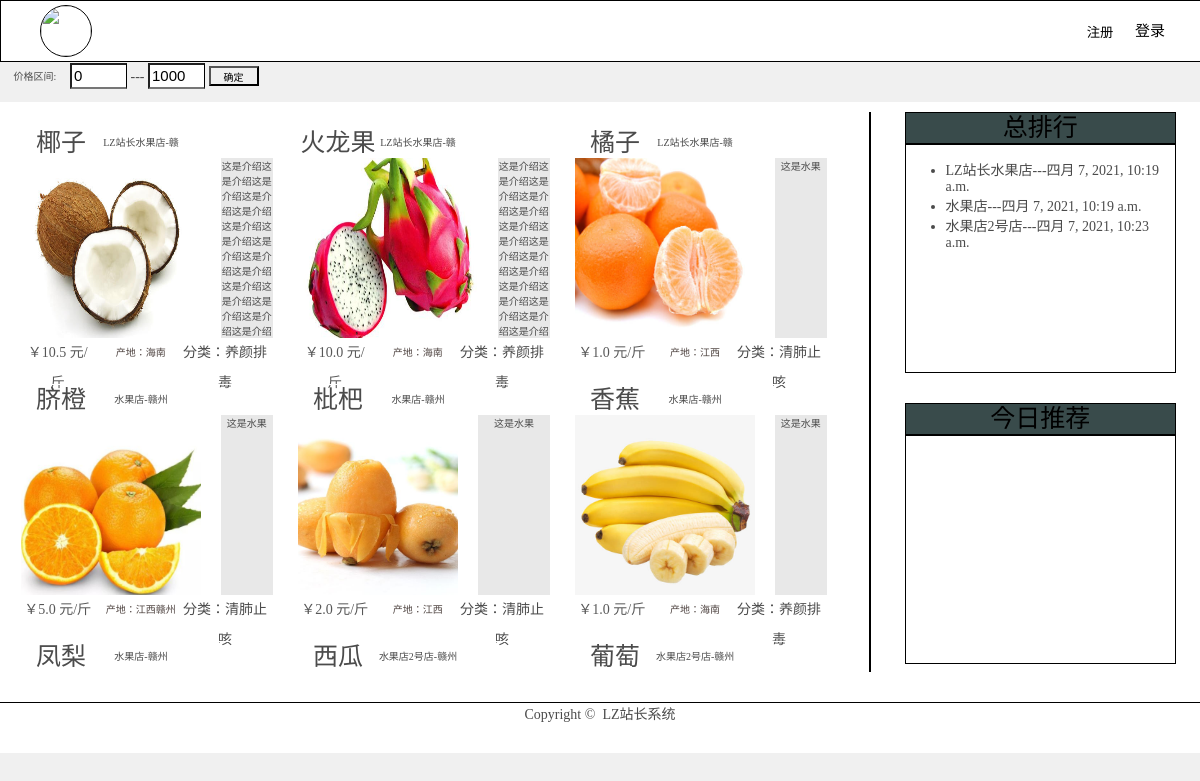
Before: /fruit/list (signed in) with the older database file.
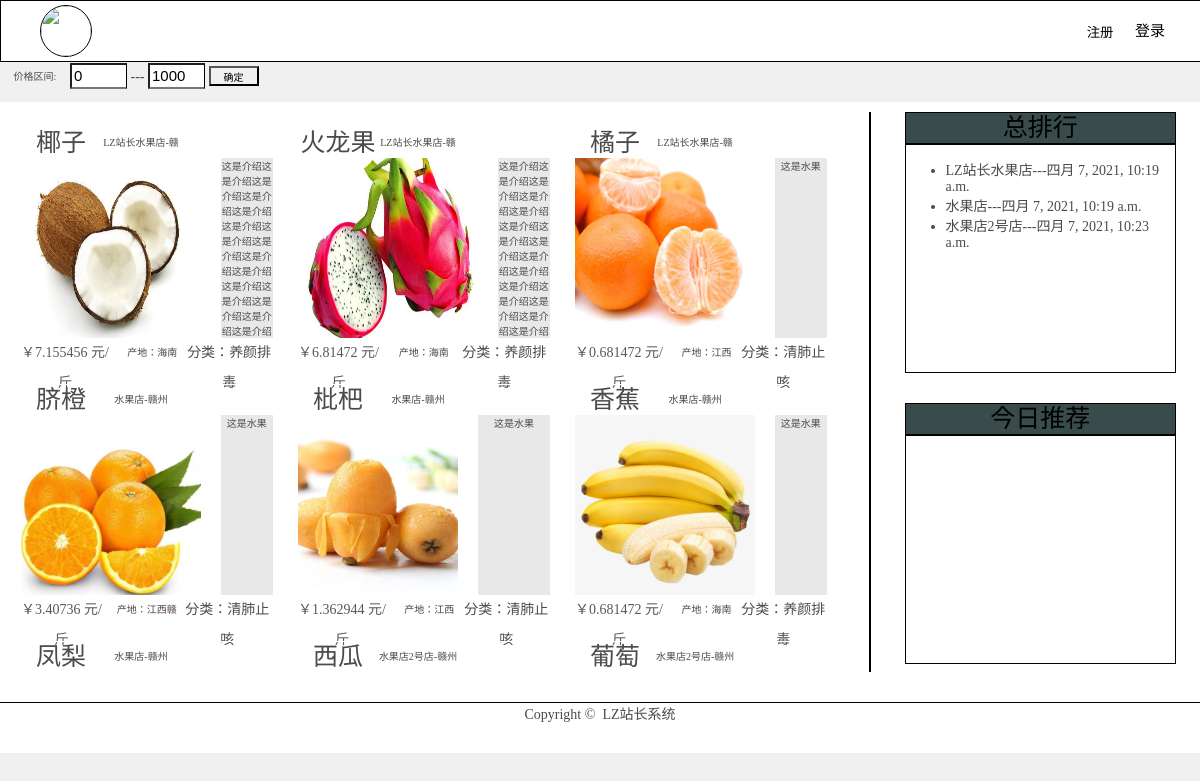
After: the same page with the newer database file.
### mainapp/models.py (models this page shows, shortened)
class FruitEntity(models.Model):
    name = models.CharField(max_length=20,
                            verbose_name='水果名')
    price = models.FloatField(verbose_name='价格')
    category = models.ForeignKey(CateTypeEntity,
                                 related_name='fruits',
                                 on_delete=models.CASCADE,
                                 to_field='id',
                                 verbose_name='所属类别')
    store_name = models.ForeignKey(StoreEntity,
                                   on_delete=models.CASCADE,
                                   verbose_name='所属店铺',
                                   null=True)
    source = models.CharField(max_length=30,
                              verbose_name='源产地')
    summary = models.TextField(verbose_name='介绍',
                               blank=True,
                               null=True)
    img = models.ImageField(verbose_name='水果图片',
                            upload_to='store',
                            width_field='img_width',
                            height_field='img_height',
                            null=True,
                            blank=True)
    img_width = models.IntegerField(verbose_name='水果图片宽',
                                    null=True)
    img_height = models.IntegerField(verbose_name='水果图片高',
                                     null=True)
    users = models.ManyToManyField(UserEntity,
                                   db_table='t_collect',
                                   related_name='fruits',
                                   verbose_name='收藏用户列表',
                                   blank=True,
                                   null=True)
    tags = models.ManyToManyField('TagEntity',
                                  db_table='t_fruit_tags',
                                  related_name='fruits',
                                  verbose_name='标签',
                                  blank=True,
                                  null=True)
    class Meta:
        db_table = 't_fruit'
        verbose_name = '水果表'
        verbose_name_plural = verbose_name
        ordering = ('id',)

class StoreEntity(models.Model):
    id = models.UUIDField(primary_key=True,
                          verbose_name='店号')
    name = models.CharField(max_length=50,
                            verbose_name='店名')
    store_type = models.IntegerField(choices=((0, '自营'), (1, '第三方')),
                                     verbose_name='店铺类型',
                                     db_column='type_')
    address = models.CharField(max_length=100,
                               verbose_name='地址')
    city = models.CharField(max_length=50,
                            verbose_name='城市',
                            db_index=True)
    create_time = models.DateTimeField(verbose_name='成立时间',
                                       auto_now_add=True,
                                       null=True)
    last_time = models.DateTimeField(verbose_name='最后变更时间',
                                     auto_now=True,
                                     null=True)
    logo = models.ImageField(verbose_name='LOGO',
                             upload_to='store',
                             width_field='logo_width',
                             height_field='logo_height',
                             null=True,
                             blank=True)
    logo_width = models.IntegerField(verbose_name='LOGO宽',
                                     null=True)
    logo_height = models.IntegerField(verbose_name='LOGO高',
                                      null=True)
    summary = models.TextField(verbose_name='介绍',
                               blank=True,
                               null=True)
    opened = models.BooleanField(verbose_name='是否开业',
                                 default=False)
    def __str__(self):
        return self.name + '-' + self.city
    class Meta:
        db_table = 't_store'
        verbose_name = '店铺'
        verbose_name_plural = verbose_name
        unique_together = (('name', 'city'),)
        ordering = ('create_time',)

class CateTypeEntity(models.Model):
    name = models.CharField(max_length=20,
                            verbose_name='分类名')
    order_num = models.IntegerField(verbose_name='排序')
    objects = models.Manager()
    def __str__(self):
        return self.name
    class Meta:
        db_table = 't_category'
        ordering = ['-order_num']  # 设置排序字段，-表示降序
        verbose_name = '水果分类'
        verbose_name_plural = verbose_name

### mainapp/fruit/views.py (the view)
# urls.py: path('', fruit_list),
def fruit_list(request):
    login_user = request.session.get('login_user', None)
    if login_user:
        categories = CateTypeEntity.objects.all()
        stores = StoreEntity.objects.all()
        price1 = request.GET.get('price1', 0)
        price2 = request.GET.get('price2', 1000)
        if price1 == '':
            price1 = 0
        if price2 == '':
            price2 = 1000
        fruits = FruitEntity.objects.filter(price__gte=price1, price__lte=price2).all()
        return render(request, 'fruit/list.html', locals())
    else:
        return redirect('/user/login')

### templates/fruit/list.html (shortened to what this page needs)
<!DOCTYPE html>
<html lang="en">
<head>
    <link rel="stylesheet" href="/static/css/fruit_list.css">
</head>
<body>
<div class="header-nav">
    <div class="user-img">
        <img src="https://ss2.bdstatic.com/70cFvnSh_Q1YnxGkpoWK1HF6hhy/it/u=2271338977,1611087163&fm=26&gp=0.jpg"/>
    </div>
    <div class="right-box">
        <button>注册</button>
        <a href="/user/login">登录</a>
    </div>
</div>
<div class="middle">
    <div class="int">
        <p>价格区间:</p>
        <span>
            <form method="get">
                <input name="price1" value="{% if price1 %}{{ price1 }}{% else %}0{% endif %}">
                ---
                <input name="price2" value="{% if price2 %}{{ price2 }}{% else %}1000{% endif %}">
                <button>确定</button>
            </form>
        </span>
    </div>
</div>
<div class="body">
    <div class="left-body">
        {% for fruit in fruits %}
            <div class="fruit">
                <div class="name">
                    <p>{{ fruit.name }}</p>
                    <p class="store">{{ fruit.store_name }}</p>
                </div>
                <div class="fruit-img">
                    <img src="{% if fruit.img %}/media/{{ fruit.img }}{% else %}https://seopic.699pic.com/photo/50014/6326.jpg_wh1200.jpg{% endif %}">
                    <div class="con">
                        <text>{% if fruit.summary %}{{ fruit.summary }}{% else %}这是水果{% endif %}</text>
                    </div>
                </div>
                <div class="introduce">
                    <p class="price">￥{{ fruit.price }}&nbsp;元/斤</p>
                    <p class="source">产地：{{ fruit.source }}</p>
                    <p class="cate">分类：{{ fruit.category }}</p>
                </div>
            </div>
        {% endfor %}
    </div>
    <div class="right-body">
        <div class="ranking">
            <p class="rank">总排行</p>
            <div class="rank-con">
                <ul>
                    {% for store in stores %}
                        <li>{{ store.name }}---{{ store.create_time }}</li>
                    {% endfor %}
                </ul>
            </div>
        </div>
        <div class="recommend">
            <p class="rank">今日推荐</p>
        </div>
    </div>
</div>
<div class="foo">
    <p>Copyright&nbsp;&copy;&nbsp;&nbsp;LZ站长系统</p>
</div>
</body>
</html>

### static/css/fruit_list.css (style rules this page uses)
html { font-size: 62.5%; }
body { margin: 0px; padding: 0px; color: #4b4b4b; font-size: 1.4rem; font-family: 微软雅黑; background: #f0f0f0; min-width: 1200px; }
p { margin: 0; padding: 0; text-align: center; }
a { text-decoration: none; }
.header-nav { width: 100%; height: 60px; border: 1px solid black; display: flex; align-items: center; background-color: white; justify-content: center; }
.user-img { margin-left: 20px; border-radius: 50%; width: 50px; height: 50px; border: 1px solid black; left: 20px; position: absolute; }
.user-img img { width: 50px; height: 50px; border-radius: 50px; }
.right-box { width: 100px; height: 50px; right: 25px; position: absolute; display: flex; align-items: center; }
.right-box button { width: 50px; height: 50px; border: 0; border-radius: 5px; background-color: white; }
.right-box a { width: 50px; height: 50px; text-align: center; line-height: 50px; font-size: 15px; color: black; }
.body { margin-top: 10px; background-color: white; height: 600px; width: 100%; display: flex; }
.left-body { width: 70%; height: 90%; border-right: 2px solid black; padding: 10px; margin: 10px; float-wrap: wrap; overflow: scroll; float: left; }
.fruit { width: 30%; height: 250px; border: 1px solid white; display: inline-block; margin-right: 20px; margin-top: 5px }
.name { font-size: 25px; width: 100%; height: 30px; display: flex; }
.name p { margin: 0; padding: 0; width: 80px; text-align: center; height: 30px; line-height: 30px; }
.store { margin: 0; padding: 0; width: 100px; height: 30px; text-align: center; line-height: 30px; font-size: 10px; }
.fruit-img { width: 100%; height: 180px; text-align: center; display: flex; }
.fruit-img img { width: 180px; height: 180px; }
.introduce { display: flex; height: 30px; width: 100%; }
.price { height: 30px; width: 100px; line-height: 30px; color: rgba(0, 0, 0, 0.66); }
.source { margin-left: 10px; width: 100px; height: 30px; line-height: 30px; color: rgba(44, 31, 28, 0.83); font-size: 10px; overflow: hidden; }
.cate { width: 130px; height: 30px; line-height: 30px; }
.right-body { width: 25%; height: 90%; padding: 10px; float: right; }
.ranking { margin: 0 auto; border: 1px solid black; width: 90%; height: 48%; }
.recommend { margin: 30px auto; width: 90%; height: 48%; border: 1px solid black; }
.rank { width: 100%; height: 30px; line-height: 30px; font-size: 25px; color: black; border-bottom: 2px solid black; background-color: #394b4b; }
.foo { height: 50px; width: 100%; background-color: white; border-top: 1px solid black; }
.foo p { text-align: center; margin: 0; }
.con { width: 80px; height: 100%; font-size: 10px; overflow: scroll; margin-left: 20px; background-color: rgba(0, 0, 0, 0.09); }
.con text { width: 100px; }
.middle { height: 30px; width: 100%; display: flex; }
.int { left: 10px; width: 500px; height: 100%; display: flex; }
.int p { width: 70px; height: 30px; line-height: 30px; font-size: 10px; }
.int span { width: 200px; height: 30px; display: flex; line-height: 30px; }
.int input { width: 50px; height: 20px; font-size: 15px; border-right: 1px solid black; }
.int button { width: 50px; height: 20px; font-size: 10px; background-color: #f0f0f0; }

Changed rows visible on the page:
changed FruitEntity "椰子": price "10.5" → "7.155456"
changed FruitEntity "火龙果": price "10.0" → "6.81472"
changed FruitEntity "橘子": price "1.0" → "0.681472"
changed FruitEntity "脐橙": price "5.0" → "3.40736"
changed FruitEntity "枇杷": price "2.0" → "1.362944"
changed FruitEntity "香蕉": price "1.0" → "0.681472"
